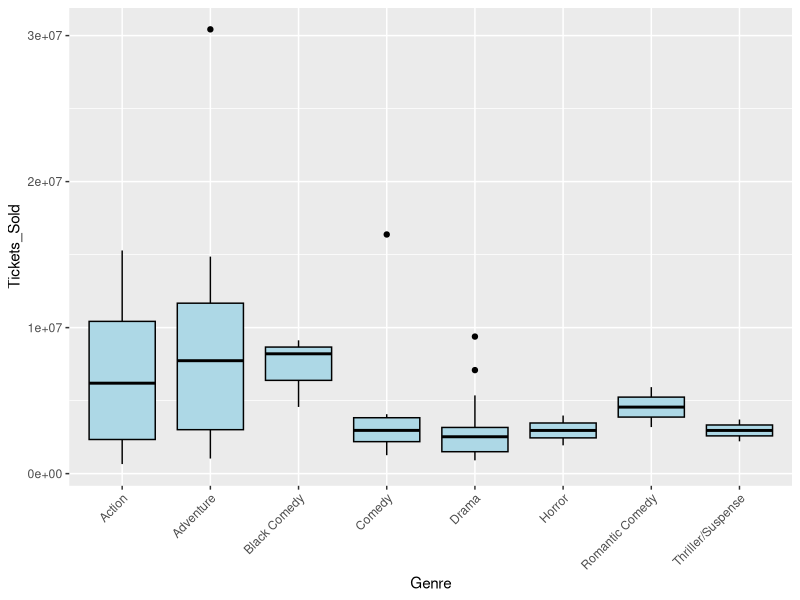
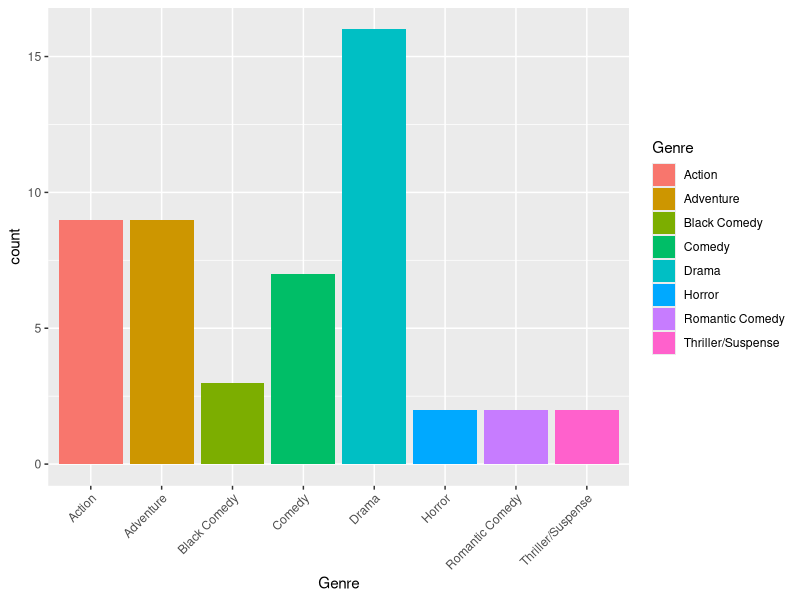
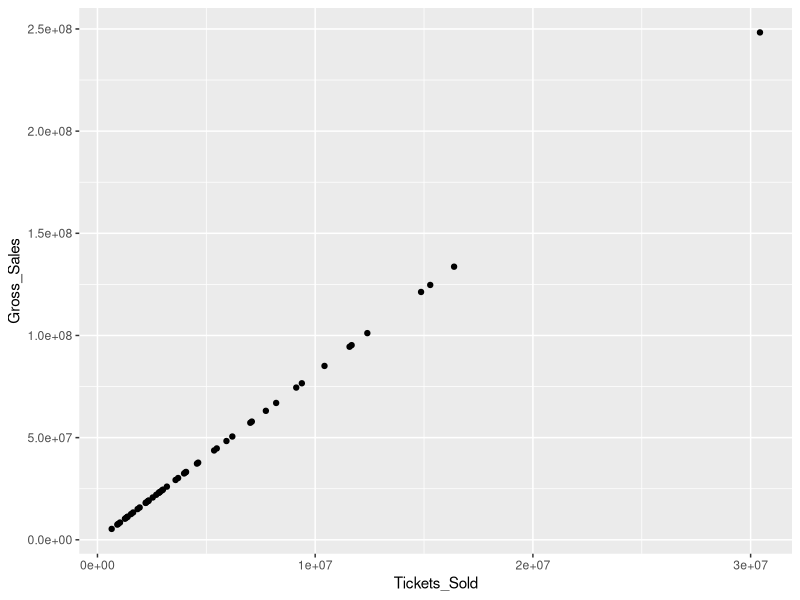

These charts were generated, in order, by the following R code:
library(dplyr)
library(ggplot2)
library(gridExtra)

# EXERCISE 1
# Part 1
# Question 1a
movies <- read.csv("datasets_exam/movies.csv")

# Question 1b
head(movies)

# Question 1c
colnames(movies)

# Question 1d
dim(movies)
nrow(movies)
ncol(movies)

# Part 2
# Question 2a
scat_ticket_gross <- movies %>% ggplot(aes(x=Tickets_Sold, y=Gross_Sales)) +
geom_point() # proportional relationship since tickets bring money

# Question 2b
corr_scatter <- cor(movies$Tickets_Sold, movies$Gross_Sales) # expected since tickets bring money

# Part 3
# Question 3a
boxplot_all <- movies %>% ggplot(aes(x=Genre, y=Tickets_Sold)) +
geom_boxplot(size=.5, color="black", fill="lightblue") +
scale_x_discrete(guide = guide_axis(angle = 45))

# Question 3b
hist_genre <- movies %>% ggplot(aes(x=Genre, fill=Genre)) +
geom_bar() +
scale_x_discrete(guide = guide_axis(angle = 45)) +
NULL

# Question 3c & Question 3d

nbins <-25
hist_ticket_sales <- function(nbins) {
        movies %>% ggplot(aes(x=Tickets_Sold, fill=..x..)) +
        geom_histogram(aes(y=..count..), bins=nbins, color="#555555") + # make slider for bins
        scale_fill_gradient2(low='red', mid='red', high='green', midpoint=-.2*10^7, name="Tickets sold") +
        stat_bin(aes(y=..count.., label=ifelse(..count..==0, "",..count..)), # display only nonzero bins
                geom="text", hjust=.6, vjust=-1, bins=nbins) +
        scale_y_continuous(name="Count")
}

# Question 3e --> waiting for answer from Silvia BOTTINI
# movies %>% ggplot(aes(x=Genre, y=Tickets_Sold)) +
# NULL

# Exercise 4
# Question 4a - average number of tickets sold
av_ticket_genre <- function() {
        return (movies %>%
        group_by(Genre) %>%
        summarise(average_tickets_sold=mean(Tickets_Sold, na.rm = TRUE)))
}
av_ticket_genre()

# Question 4b - average gross sales
av_sales_genre <- function() {
        return (movies %>%
        group_by(Genre) %>%
        summarise(average_gross_sales=mean(Gross_Sales, na.rm = TRUE)))
}
av_sales_genre()

# Exercise 5
av_ticket_distr <- function() {
        return (movies %>%
        group_by(Distributor) %>%
        summarise(average_tickets_sold=mean(Tickets_Sold, na.rm = TRUE)))
}
av_ticket_distr()

av_sales_distr <- function() {
        return (movies %>%
        group_by(Distributor) %>%
        summarise(average_gross_sales=mean(Gross_Sales, na.rm = TRUE)))
}
av_sales_distr()

av_ticket_both <- function() {
        return (movies %>%
        group_by(Genre, Distributor) %>%
        summarise(average_tickets_sold=mean(Tickets_Sold, na.rm = TRUE)))
}
av_ticket_both()

av_sales_both <- function() {
        return (movies %>%
        group_by(Genre, Distributor) %>%
        summarise(average_gross_sales=mean(Gross_Sales, na.rm = TRUE)))
}
av_sales_both()

av_ticket <- function(by_genre, by_distr) {
        if (by_genre & by_distr) {
                return(av_ticket_both())
        } else if (by_genre) {
                return(av_ticket_genre())
        } else if (by_distr) {
                return(av_ticket_distr())
        } else{
                print("Nothing is computed.")
        }
}
av_ticket(by_genre=TRUE, by_distr=TRUE)
av_ticket(by_genre=FALSE, by_distr=TRUE)
av_ticket(by_genre=TRUE, by_distr=FALSE)
av_ticket(by_genre=FALSE, by_distr=FALSE)

av_sales <- function(by_genre, by_distr) {
        if (by_genre & by_distr) {
                return(av_sales_both())
        } else if (by_genre) {
                return(av_sales_genre())
        } else if (by_distr) {
                return(av_sales_distr())
        } else{
                print("Nothing is computed.")
        }
}
av_sales(by_genre=TRUE, by_distr=TRUE)
av_sales(by_genre=FALSE, by_distr=TRUE)
av_sales(by_genre=TRUE, by_distr=FALSE)
av_sales(by_genre=FALSE, by_distr=FALSE)

av_metric <- function(by_genre, by_distr, metric) {
        if (metric == "ticket") {
                av_ticket(by_genre=by_genre, by_distr=by_distr)
        } else if (metric == "sales") {
                av_sales(by_genre=by_genre, by_distr=by_distr)
        } else {
                print("Unknown metric")
        }
}
# test `ticket` metric
av_metric(by_genre=TRUE, by_distr=TRUE, metric="ticket")
av_metric(by_genre=FALSE, by_distr=TRUE, metric="ticket")
av_metric(by_genre=TRUE, by_distr=FALSE, metric="ticket")
av_metric(by_genre=FALSE, by_distr=FALSE, metric="ticket")

# test `sales` metric
av_metric(by_genre=TRUE, by_distr=TRUE, metric="sales")
av_metric(by_genre=FALSE, by_distr=TRUE, metric="sales")
av_metric(by_genre=TRUE, by_distr=FALSE, metric="sales")
av_metric(by_genre=FALSE, by_distr=FALSE, metric="sales")

# test `NONSENSE` metric
av_metric(by_genre=TRUE, by_distr=TRUE, metric="NONSENSE")
av_metric(by_genre=FALSE, by_distr=TRUE, metric="NONSENSE")
av_metric(by_genre=TRUE, by_distr=FALSE, metric="NONSENSE")
av_metric(by_genre=FALSE, by_distr=FALSE, metric="NONSENSE")
